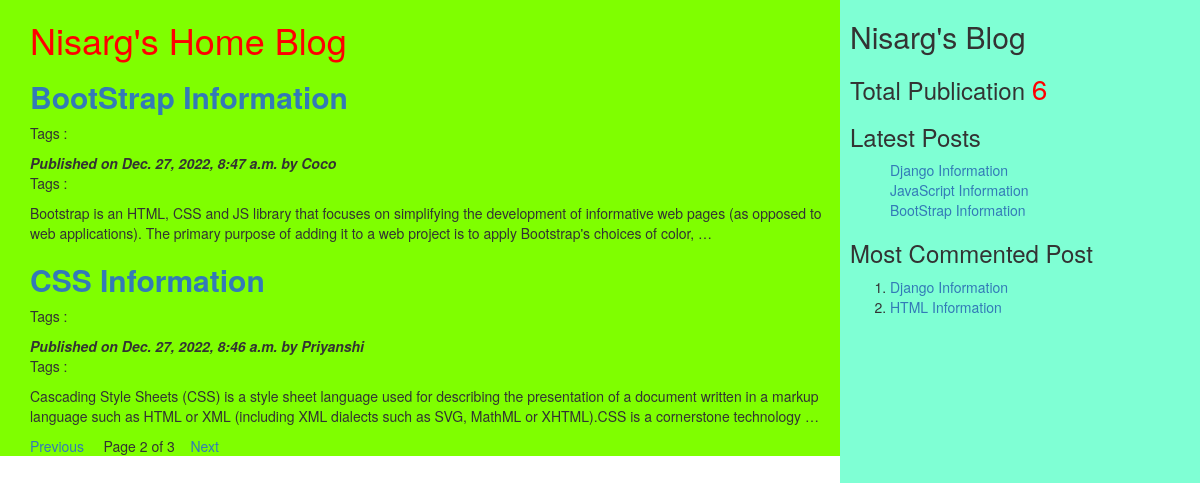
Screenshot of /?page=2 with the database file from the repository.
### myApp/models.py (models this page shows, shortened)
class Post(models.Model):
    tags = TaggableManager()
    STATUS_CHOICE = (('draft','Draft'),('published','Published'))
    title = models.CharField(max_length=400)
    slug = models.SlugField(max_length=50, unique_for_date='publish')
    author = models.ForeignKey(User,related_name='blog_posts',on_delete=models.CASCADE)
    body = models.TextField()
    publish = models.DateTimeField(default=timezone.now)
    created = models.DateTimeField(auto_now_add=True)
    updated = models.DateTimeField(auto_now=True)
    status = models.CharField(max_length=20,choices=STATUS_CHOICE,default='draft')
    objects = CustomManager()
    class Meta:
        ordering = ('-publish',)
    def get_absolute_url(self):
        return reverse('post_detail', args=[self.publish.year,self.publish.strftime('%m'),self.publish.strftime('%d'),self.slug])

### myApp/views.py (the view)
# urls.py: url(r'^$', views.post_list_view),
def post_list_view(request,tag_slug=None):
    post_list = Post.objects.all()
    tag = None
    if tag_slug:
        tag = get_object_or_404(Tag, slug=tag_slug) #provided slug
        post_list = post_list.filter(tags__in=[tag])
    paginator = Paginator(post_list,2) #step1
    page_number = request.GET.get('page') #step2
    try:
        post_list = paginator.page(page_number) #step3
    except PageNotAnInteger:
        post_list = paginator.page(1) #step3
    except EmptyPage:
        post_list = paginator.page(paginator.num_pages) #step4
    d = {'post_list' : post_list, 'tag' : tag}
    return render(request, 'myApp/post_list.html',d)

### myApp/models.py (called while the page is built)
    def get_queryset(self):
        return super().get_queryset().filter(status='published')

### myApp/templatetags/mytags.py (called while the page is built)
@register.simple_tag # using register variable we are accessing simple_tag
def total_posts():
    return Post.objects.count() # return total no. of posts

@register.inclusion_tag('myApp/latest_post.html')
def show_latest_posts(count = 3):
    latest_posts = Post.objects.order_by('-publish')[:count] #collect the posts based on latest published date wrt specified count
    return {'latest_posts' : latest_posts}

@register.simple_tag
def get_most_commented_posts(count = 2):
    return Post.objects.annotate(total_comments = Count('comments')).order_by('-total_comments')[:count]

### templates/myApp/post_list.html (shortened to what this page needs)
<!DOCTYPE html>
<html lang="en">
    {% extends 'myApp/parent.html' %}
    {% block content_block %}
    <h1 style="color: red;">Nisarg's Home Blog</h1>
    {% for post in post_list %}
    <a href="{{post.get_absolute_url}}"><h2><b>{{post.title}}</b></h2></a>
    <p>Tags :
    </p>
    <i><b>Published on {{post.publish}} by {{post.author|title}}</b></i>
    <p>Tags : {{post.tags.all|join:','}}</p>
    {{post.body|truncatewords:40|linebreaks}}
    {% endfor %}
    {% include 'myApp/pagination.html' with page=post_list %}
    {% endblock %}

### templates/myApp/parent.html (shortened to what this page needs)
<!DOCTYPE html>
<html lang="en">
    {% load mytags %}
<head>
    <link rel="stylesheet" href="https://cdn.jsdelivr.net/npm/bootstrap@3.3.7/dist/css/bootstrap.min.css">
</head>
<body>
    <div class="content" style="width: 70%; float: left;background-color: chartreuse;height: auto; padding: 0 0 0 30px;">
        {% block content_block %}
        {% endblock %}
    </div>
    <div class="sidebar" style="width: 30%; float: right;background-color: aquamarine;height: 120vh; padding: 0 0 0 10px;">
        <h2>Nisarg's Blog</h2>
        <h3>
            Total Publication
            <span style="color: red; font-size: 28px;">
                {% total_posts %}
            </span>
                <h3>Latest Posts</h3>
                {% show_latest_posts %}
                <h3>Most Commented Post</h3>
                {% get_most_commented_posts as m%}
                <ol>
                    {% for post in m %}
                    <li><a href=" {{post.get_absolute_url}} "> {{post.title}}</a></li>
                    {% endfor %}
                </ol>
        </h3>
    </div>
</body>
</html>

### templates/myApp/latest_post.html (shortened to what this page needs)
<!DOCTYPE html>
<html lang="en">
<head>
</head>
<body>
    <ol>
        {% for post in latest_posts %}
        <a href=" {{post.get_absolute_url}} ">{{post.title}}</a><br>
        {% endfor %}
    </ol>
</body>
</html>

### rows the page displays
Post: title "BootStrap Information", publish "Dec. 27, 2022, 8:47 a.m.", author "Coco", body "Bootstrap is an HTML, CSS and JS library that focuses on simplifying the development of informative web pages (as opposed to web applications). The primary purpose of adding it to a web project is to apply Bootstrap's choices of color, …"
Post: title "CSS Information", publish "Dec. 27, 2022, 8:46 a.m.", author "Priyanshi", body "Cascading Style Sheets (CSS) is a style sheet language used for describing the presentation of a document written in a markup language such as HTML or XML (including XML dialects such as SVG, MathML or XHTML).CSS is a cornerstone technology …"
Post: title "Django Information"
Post: title "JavaScript Information"
Post: title "HTML Information"

### other values shown
{{ page.number }} "2"
{{ page.paginator.num_pages }} "3"
